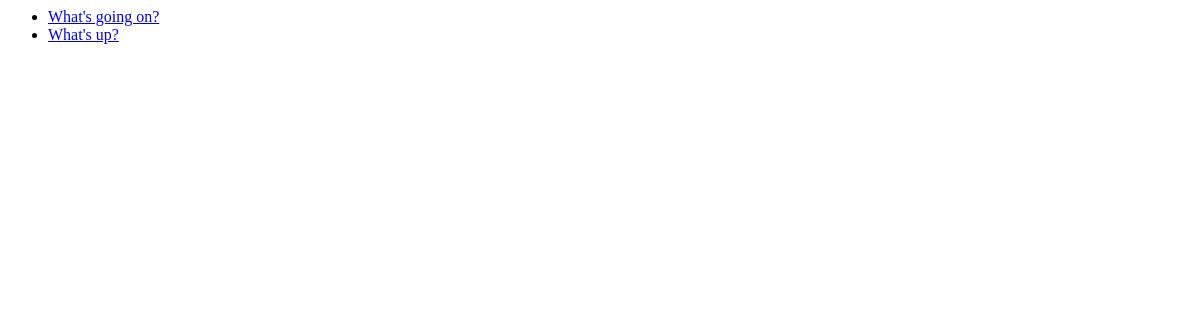
/polls/, run on an earlier commit of the app's database.
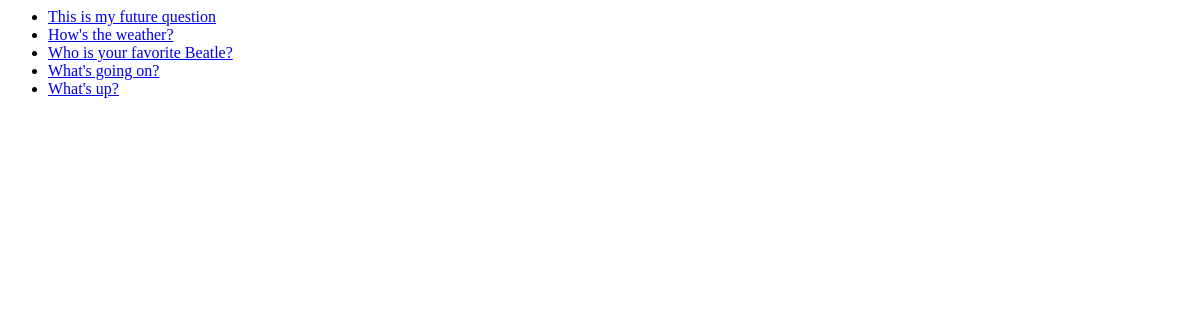
And on a later commit of the database.
### polls/models.py (models this page shows, shortened)
class Question(models.Model):
    question_text = models.CharField(max_length=200)
    pub_date = models.DateTimeField('date published')
    def was_published_recently(self):
        now = timezone.now()
        return now - datetime.timedelta(days=1) <= self.pub_date <= now
    was_published_recently.admin_order_field = 'pub_date'
    was_published_recently.boolean = True
    was_published_recently.short_description = 'Published recenty?'

### polls/views.py (the view)
class IndexView(generic.ListView):
    template_name = 'polls/index.html'
    context_object_name = 'latest_question_list'
    def get_queryset(self):
        return Question.objects.filter(
            pub_date__lte=timezone.now()
        ).order_by('-pub_date')[:5]

### polls/templates/polls/index.html
{% if latest_question_list %}
    <ul>
    {% for question in latest_question_list %}
        <li><a href="{% url 'polls:detail' question.id %}">{{ question.question_text }}</a></li>
    {% endfor %}
    </ul>
{% else %}
    <p>No polls are available.</p>
{% endif %}

What changed in the data, as far as the page shows it:
added Question: question_text "This is my future question"
added Question: question_text "How's the weather?"
added Question: question_text "Who is your favorite Beatle?"
